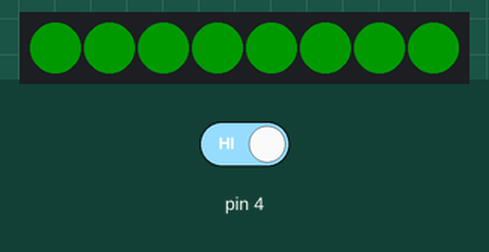
This sketch was run on a simulated Arduino Uno, built with avr-gcc and run on an emulated ATmega328P. On the bench: 8 RGB LEDs in strip order, left to right. The inputs (shaded band) are chosen by the test bench; at power-on: pin 4 HIGH. Dim RGB values are drawn brighter than linear; no MQTT or app messages arrive unless stated.

Above: at 2.4 s.
2.5 s: pin 4 driven LOW
At 3.7 s:
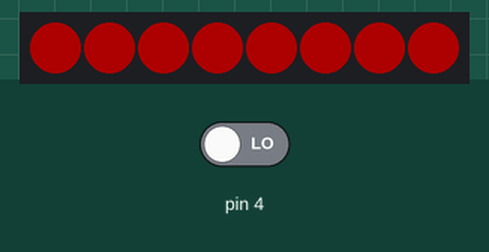
4.0 s: pin 4 driven HIGH
At 5.4 s:
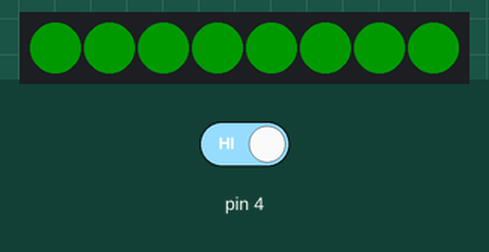
Timing chart, 0 to 7.0 s (numbered marks = the images above; inputs shaded):
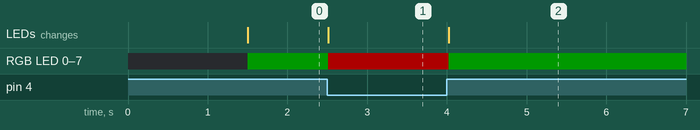

Measured:
- after the input at 2.5 s, RGB LED 0–7: RGB(0, 25, 0) → RGB(50, 0, 0) at once; the LEDs: change at once (image 1)
- after the input at 4.0 s, RGB LED 0–7: RGB(50, 0, 0) → RGB(0, 25, 0) at once; the LEDs: change at once (image 2)

The sketch:

spacestate_mqtt_w_lights.ino
```cpp
#include "EspMQTTClient.h"
#include "FastLED.h"

#define NUM_LEDS 8
#define LED_PIN 5

CRGB leds [NUM_LEDS];

EspMQTTClient client(
  "SSID",
  "Wi-Fi password",
  "Broker IP",
  "mqtt username",
  "mqtt password",
  "client name",
  1883
);

void setup()
{
  Serial.begin(115200);
  pinMode(4, INPUT);
  client.enableDebuggingMessages(); // Enable debugging messages sent to serial output
  FastLED.addLeds<WS2812, LED_PIN, GRB>(leds, NUM_LEDS);
  FastLED.setBrightness(50);
}

void onConnectionEstablished() {}

void loop()
{
  client.loop();

  static bool oldstate = !digitalRead(4);

  bool state = digitalRead(4);

  if (state != oldstate) {
    client.publish("hervanta/main_building/into", state ? "on" : "off");
  }

  if (state == 0) {
    fill_solid(leds, NUM_LEDS, CRGB::Red);
    FastLED.show();
  }

  if (state == 1) {
    fill_solid(leds, NUM_LEDS, CRGB::Green);
    FastLED.show();
  }

  oldstate = state;
  delay(100);
}
```
